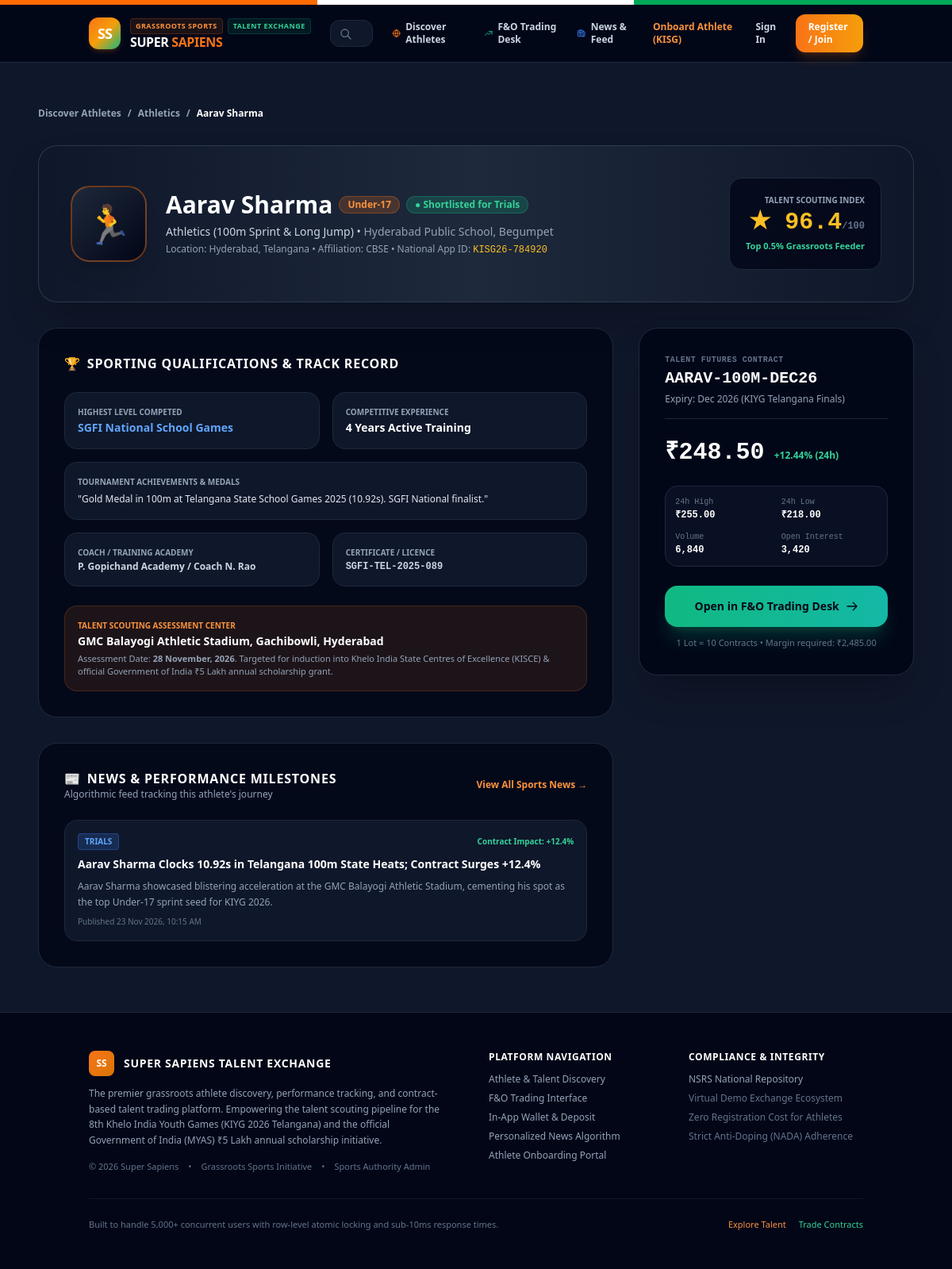
Page /athlete_profile.php on the committed database.
### tables this page shows
CREATE TABLE `athlete_contracts` (
  `id` INT UNSIGNED NOT NULL AUTO_INCREMENT,
  `athlete_id` INT UNSIGNED NOT NULL,
  `ticker` VARCHAR(24) NOT NULL COMMENT 'e.g. AARAV-100M-DEC26',
  `contract_title` VARCHAR(120) NOT NULL,
  `current_price` DECIMAL(10,2) NOT NULL DEFAULT 100.00,
  `previous_close` DECIMAL(10,2) NOT NULL DEFAULT 95.00,
  `high_24h` DECIMAL(10,2) NOT NULL DEFAULT 112.00,
  `low_24h` DECIMAL(10,2) NOT NULL DEFAULT 91.00,
  `volume_contracts` INT UNSIGNED NOT NULL DEFAULT 2400,
  `open_interest` INT UNSIGNED NOT NULL DEFAULT 1500,
  `contract_expiry` DATE NOT NULL,
  `lot_size` SMALLINT UNSIGNED NOT NULL DEFAULT 10,
  `status` ENUM('ACTIVE', 'HALTED', 'EXPIRED') DEFAULT 'ACTIVE',
  PRIMARY KEY (`id`),
  UNIQUE KEY `uk_ticker` (`ticker`),
  KEY `idx_athlete_contract` (`athlete_id`),
  CONSTRAINT `fk_contract_athlete` FOREIGN KEY (`athlete_id`) REFERENCES `athletes` (`id`) ON DELETE CASCADE
);

CREATE TABLE `athletes` (
  `id` INT UNSIGNED NOT NULL AUTO_INCREMENT,
  `application_id` VARCHAR(32) NOT NULL,
  `full_name` VARCHAR(120) NOT NULL,
  `dob` DATE NOT NULL,
  `gender` ENUM('Male', 'Female', 'Other') NOT NULL,
  `category` ENUM('General', 'OBC', 'SC', 'ST', 'EWS') DEFAULT 'General',
  `aadhaar_hash` CHAR(64) NOT NULL,
  `guardian_name` VARCHAR(120) NOT NULL,
  `phone` VARCHAR(20) NOT NULL,
  `email` VARCHAR(120) NOT NULL,
  `state` VARCHAR(80) NOT NULL,
  `district` VARCHAR(80) NOT NULL,
  `school_name` VARCHAR(200) NOT NULL,
  `board` VARCHAR(50) NOT NULL,
  `age_category` ENUM('Under-14', 'Under-17', 'Under-21') NOT NULL,
  `sport_discipline` VARCHAR(80) NOT NULL,
  `sub_event` VARCHAR(120) NOT NULL,
  `playing_experience` TINYINT UNSIGNED DEFAULT 1,
  `qualification_level` VARCHAR(80) NOT NULL,
  `achievement_details` TEXT DEFAULT NULL,
  `coach_name` VARCHAR(120) DEFAULT NULL,
  `coach_phone` VARCHAR(20) DEFAULT NULL,
  `certificate_no` VARCHAR(80) DEFAULT NULL,
  `status` ENUM('Under Review', 'Verified', 'Shortlisted for Trials', 'Selected for Scholarship', 'Rejected') DEFAULT 'Under Review',
  `trial_venue` VARCHAR(180) DEFAULT NULL,
  `trial_date` DATE DEFAULT NULL,
  `talent_score` DECIMAL(4,1) DEFAULT 88.5,
  `avatar_icon` VARCHAR(10) DEFAULT '🏃',
  `created_at` TIMESTAMP NOT NULL DEFAULT CURRENT_TIMESTAMP,
  `updated_at` TIMESTAMP NOT NULL DEFAULT CURRENT_TIMESTAMP ON UPDATE CURRENT_TIMESTAMP,
  PRIMARY KEY (`id`),
  UNIQUE KEY `uk_application_id` (`application_id`),
  UNIQUE KEY `uk_aadhaar_hash` (`aadhaar_hash`),
  KEY `idx_sport_discipline` (`sport_discipline`),
  KEY `idx_state_district` (`state`, `district`),
  KEY `idx_status` (`status`),
  KEY `idx_phone_dob` (`phone`, `dob`)
);

CREATE TABLE `news_feed` (
  `id` INT UNSIGNED NOT NULL AUTO_INCREMENT,
  `athlete_id` INT UNSIGNED DEFAULT NULL,
  `title` VARCHAR(255) NOT NULL,
  `summary` TEXT NOT NULL,
  `category` VARCHAR(50) NOT NULL COMMENT 'Trials, Medal, KISCE, Scouting, Record',
  `sentiment` ENUM('BULLISH', 'NEUTRAL', 'BEARISH') DEFAULT 'BULLISH',
  `impact_pct` DECIMAL(4,1) DEFAULT 5.0,
  `published_at` TIMESTAMP NOT NULL DEFAULT CURRENT_TIMESTAMP,
  PRIMARY KEY (`id`),
  KEY `idx_news_athlete` (`athlete_id`),
  KEY `idx_news_published` (`published_at`)
);

### athlete_profile.php (the view, shortened to what this page needs)
<?php
require_once __DIR__ . '/config.php';
$id = (int)($_GET['id'] ?? 1);
try {
    $stmt = $pdo->prepare("
        SELECT a.*, c.id as contract_id, c.ticker, c.current_price, c.previous_close, c.high_24h, c.low_24h, c.volume_contracts, c.open_interest, c.lot_size,
               ((c.current_price - c.previous_close) / c.previous_close * 100) as pct_change
        FROM athletes a
        LEFT JOIN athlete_contracts c ON a.id = c.athlete_id
        WHERE a.id = :id
        LIMIT 1
    ");
    $stmt->execute([':id' => $id]);
    $athlete = $stmt->fetch();
    $stmt_news = $pdo->prepare("SELECT * FROM news_feed WHERE athlete_id = :aid ORDER BY id DESC LIMIT 5");
    $stmt_news->execute([':aid' => $id]);
    $news_items = $stmt_news->fetchAll();
} catch (Exception $e) {
    header('Location: discover.php');
    exit;
}
$pct = (float)($athlete['pct_change'] ?? 0);
$price = (float)($athlete['current_price'] ?? 100);
require_once __DIR__ . '/includes/header.php';
?>
<main class="py-10 sm:py-14 flex-1">
  <div class="container mx-auto px-4 sm:px-6 max-w-6xl space-y-8">
    <div class="flex items-center gap-2 text-xs text-slate-400 font-semibold">
      <a href="discover.php" class="hover:text-white transition">Discover Athletes</a>
      <span>/</span>
      <span><?php echo htmlspecialchars($athlete['sport_discipline']); ?></span>
      <span>/</span>
      <span class="text-white"><?php echo htmlspecialchars($athlete['full_name']); ?></span>
    </div>
    <div class="bg-gradient-to-r from-slate-900 via-slate-800 to-slate-900 rounded-3xl p-6 sm:p-10 border border-slate-700/80 shadow-2xl relative overflow-hidden">
      <div class="flex flex-col lg:flex-row items-start lg:items-center justify-between gap-6 relative z-10">
        <div class="flex items-center gap-6">
          <div class="w-24 h-24 rounded-3xl bg-gradient-to-br from-slate-800 to-slate-950 border-2 border-orange-500/40 flex items-center justify-center text-5xl shadow-xl shrink-0">
            <?php echo $athlete['avatar_icon'] ?: '🏃'; ?>
          </div>
          <div>
            <div class="flex flex-wrap items-center gap-2 mb-1.5">
              <h2 class="text-3xl font-black text-white"><?php echo htmlspecialchars($athlete['full_name']); ?></h2>
              <span class="px-2.5 py-0.5 rounded-full text-xs font-bold bg-orange-500/20 text-orange-400 border border-orange-500/30">
                <?php echo htmlspecialchars($athlete['age_category']); ?>
              </span>
              <span class="px-2.5 py-0.5 rounded-full text-xs font-bold bg-emerald-500/20 text-emerald-400 border border-emerald-500/30">
                ● <?php echo htmlspecialchars($athlete['status']); ?>
              </span>
            </div>
            <p class="text-sm text-slate-300 font-medium">
              <?php echo htmlspecialchars($athlete['sport_discipline']); ?> (<?php echo htmlspecialchars($athlete['sub_event']); ?>) •
              <span class="text-slate-400"><?php echo htmlspecialchars($athlete['school_name']); ?></span>
            </p>
            <p class="text-xs text-slate-400 mt-1">
              Location: <?php echo htmlspecialchars($athlete['district']); ?>, <?php echo htmlspecialchars($athlete['state']); ?> •
              Affiliation: <?php echo htmlspecialchars($athlete['board']); ?> •
              National App ID: <span class="font-mono text-amber-400"><?php echo htmlspecialchars($athlete['application_id']); ?></span>
            </p>
          </div>
        </div>
        <div class="bg-slate-950/80 p-5 rounded-2xl border border-slate-800 text-right shrink-0">
          <span class="text-[10px] font-bold uppercase text-slate-400 block">Talent Scouting Index</span>
          <div class="text-3xl font-black text-amber-400 font-mono mt-0.5">
            ★ <?php echo number_format($athlete['talent_score'], 1); ?><span class="text-xs text-slate-500">/100</span>
          </div>
          <span class="text-[11px] text-emerald-400 font-semibold block mt-1">
            Top 0.5% Grassroots Feeder
          </span>
        </div>
      </div>
    </div>
    <div class="grid grid-cols-1 lg:grid-cols-3 gap-8">
      <div class="lg:col-span-2 space-y-8">
        <div class="bg-slate-950/80 rounded-3xl border border-slate-800 p-6 sm:p-8 space-y-6">
          <h3 class="text-base font-black text-white uppercase tracking-wider flex items-center gap-2">
            <span>🏆</span> Sporting Qualifications & Track Record
          </h3>
          <div class="grid grid-cols-1 sm:grid-cols-2 gap-4 text-xs">
            <div class="p-4 rounded-2xl bg-slate-900 border border-slate-800">
              <span class="text-[10px] uppercase font-bold text-slate-400 block">Highest Level Competed</span>
              <span class="text-sm font-bold text-blue-400 mt-0.5 block"><?php echo htmlspecialchars($athlete['qualification_level']); ?></span>
            </div>
            <div class="p-4 rounded-2xl bg-slate-900 border border-slate-800">
              <span class="text-[10px] uppercase font-bold text-slate-400 block">Competitive Experience</span>
              <span class="text-sm font-bold text-white mt-0.5 block"><?php echo (int)$athlete['playing_experience']; ?> Years Active Training</span>
            </div>
            <div class="sm:col-span-2 p-4 rounded-2xl bg-slate-900 border border-slate-800">
              <span class="text-[10px] uppercase font-bold text-slate-400 block">Tournament Achievements & Medals</span>
              <p class="text-slate-200 mt-1 leading-relaxed font-medium">
                "<?php echo nl2br(htmlspecialchars($athlete['achievement_details'])); ?>"
              </p>
            </div>
            <div class="p-4 rounded-2xl bg-slate-900 border border-slate-800">
              <span class="text-[10px] uppercase font-bold text-slate-400 block">Coach / Training Academy</span>
              <span class="text-xs font-bold text-slate-300 mt-0.5 block"><?php echo htmlspecialchars($athlete['coach_name'] ?? 'Self'); ?></span>
            </div>
            <div class="p-4 rounded-2xl bg-slate-900 border border-slate-800">
              <span class="text-[10px] uppercase font-bold text-slate-400 block">Certificate / Licence</span>
              <span class="text-xs font-mono font-bold text-slate-300 mt-0.5 block"><?php echo htmlspecialchars($athlete['certificate_no'] ?? 'N/A'); ?></span>
            </div>
          </div>
          <div class="p-4 rounded-2xl bg-orange-500/10 border border-orange-500/20 text-xs">
            <span class="text-[10px] font-bold uppercase text-orange-400 block">Talent Scouting Assessment Center</span>
            <p class="text-white font-bold text-sm mt-0.5"><?php echo htmlspecialchars($athlete['trial_venue']); ?></p>
            <p class="text-slate-400 text-[11px] mt-1">
              Assessment Date: <strong><?php echo date('d F, Y', strtotime($athlete['trial_date'])); ?></strong>.
              Targeted for induction into Khelo India State Centres of Excellence (KISCE) & official Government of India ₹5 Lakh annual scholarship grant.
            </p>
          </div>
        </div>
        <div class="bg-slate-950/80 rounded-3xl border border-slate-800 p-6 sm:p-8 space-y-6">
          <div class="flex items-center justify-between">
            <div>
              <h3 class="text-base font-black text-white uppercase tracking-wider flex items-center gap-2">
                <span>📰</span> News & Performance Milestones
              </h3>
              <p class="text-xs text-slate-400">Algorithmic feed tracking this athlete's journey</p>
            </div>
            <a href="news.php" class="text-xs font-bold text-orange-400 hover:text-orange-300">View All Sports News →</a>
          </div>
          <?php if (empty($news_items)): ?>
            <div class="p-6 text-center text-slate-500 text-xs">
              No recent news updates published for this athlete. Check back after upcoming trial heats!
            </div>
          <?php else: ?>
            <div class="space-y-4">
              <?php foreach ($news_items as $item): ?>
                <div class="p-4 rounded-2xl bg-slate-900 border border-slate-800 space-y-2 hover:border-slate-700 transition">
                  <div class="flex items-center justify-between gap-2">
                    <span class="text-[10px] font-bold uppercase px-2 py-0.5 rounded bg-blue-500/20 text-blue-400 border border-blue-500/30">
                      <?php echo htmlspecialchars($item['category']); ?>
                    </span>
                    <span class="text-[10px] font-bold <?php echo ($item['impact_pct'] >= 0) ? 'text-emerald-400' : 'text-red-400'; ?>">
                      Contract Impact: <?php echo ($item['impact_pct'] >= 0 ? '+' : '') . number_format($item['impact_pct'], 1); ?>%
                    </span>
                  </div>
                  <h4 class="text-sm font-black text-white"><?php echo htmlspecialchars($item['title']); ?></h4>
                  <p class="text-xs text-slate-400 leading-relaxed"><?php echo htmlspecialchars($item['summary']); ?></p>
                  <span class="text-[10px] text-slate-500 block">Published <?php echo date('d M Y, h:i A', strtotime($item['published_at'])); ?></span>
                </div>
              <?php endforeach; ?>
            </div>
          <?php endif; ?>
        </div>
      </div>
      <div class="space-y-6">
        <?php if (!empty($athlete['ticker'])): ?>
          <div class="bg-slate-950/90 rounded-3xl border border-slate-800 p-6 sm:p-8 space-y-6 shadow-2xl sticky top-24">
            <div class="border-b border-slate-800 pb-4">
              <span class="text-[10px] uppercase font-bold text-slate-500 tracking-wider block font-mono">TALENT FUTURES CONTRACT</span>
              <h3 class="text-xl font-black text-white font-mono mt-0.5"><?php echo htmlspecialchars($athlete['ticker']); ?></h3>
              <p class="text-xs text-slate-400 mt-1">Expiry: Dec 2026 (KIYG Telangana Finals)</p>
            </div>
            <div class="flex items-baseline justify-between">
              <div>
                <span class="text-3xl font-black text-white font-mono">₹<?php echo number_format($price, 2); ?></span>
                <span class="text-xs font-bold ml-2 <?php echo ($pct >= 0) ? 'text-emerald-400' : 'text-red-400'; ?>">
                  <?php echo ($pct >= 0 ? '+' : '') . number_format($pct, 2); ?>% (24h)
                </span>
              </div>
            </div>
            <div class="grid grid-cols-2 gap-3 text-xs bg-slate-900/60 p-3 rounded-2xl border border-slate-800 font-mono">
              <div>
                <span class="text-[10px] text-slate-500 block">24h High</span>
                <span class="text-white font-bold">₹<?php echo number_format($athlete['high_24h'], 2); ?></span>
              </div>
              <div>
                <span class="text-[10px] text-slate-500 block">24h Low</span>
                <span class="text-white font-bold">₹<?php echo number_format($athlete['low_24h'], 2); ?></span>
              </div>
              <div>
                <span class="text-[10px] text-slate-500 block">Volume</span>
                <span class="text-white font-bold"><?php echo number_format($athlete['volume_contracts']); ?></span>
              </div>
              <div>
                <span class="text-[10px] text-slate-500 block">Open Interest</span>
                <span class="text-white font-bold"><?php echo number_format($athlete['open_interest']); ?></span>
              </div>
            </div>
            <div class="space-y-3">
              <a href="trading.php?ticker=<?php echo urlencode($athlete['ticker']); ?>" class="w-full py-4 bg-gradient-to-r from-emerald-500 to-teal-500 hover:from-emerald-600 hover:to-teal-600 text-slate-950 font-black text-sm rounded-2xl shadow-xl shadow-emerald-500/20 transition flex items-center justify-center gap-2">
                <span>Open in F&O Trading Desk</span>
                <svg class="w-4 h-4" fill="none" stroke="currentColor" viewBox="0 0 24 24"><path stroke-linecap="round" stroke-linejoin="round" stroke-width="2" d="M14 5l7 7m0 0l-7 7m7-7H3"></path></svg>
              </a>
              <p class="text-[11px] text-slate-500 text-center">
                1 Lot = <?php echo (int)$athlete['lot_size']; ?> Contracts • Margin required: ₹<?php echo number_format($price * (int)$athlete['lot_size'], 2); ?>
              </p>
            </div>
          </div>
        <?php endif; ?>
      </div>
    </div>
  </div>
</main>
<?php require_once __DIR__ . '/includes/footer.php'; ?>

### assets/css/style.css (style rules this page uses)
:root { --color-primary: #FF6B00; --color-primary-dark: #E05300; --color-primary-light: #FFF2E8; --color-secondary: #00A859; --color-navy: #0F172A; --color-navy-dark: #070B14; --color-navy-card: #1E293B; --color-gold: #F59E0B; --color-blue-accent: #2563EB; --color-bg-light: #F8FAFC; --color-text-main: #0F172A; --color-text-muted: #64748B; --font-family: 'Inter', -apple-system, BlinkMacSystemFont, 'Segoe UI', Roboto, sans-serif; }
* { box-sizing: border-box; margin: 0; padding: 0; }
body { font-family: var(--font-family); background-color: var(--color-bg-light); color: var(--color-text-main); line-height: 1.6; -webkit-font-smoothing: antialiased; overflow-x: hidden; }
.container { width: 100%; max-width: 1240px; margin-left: auto; margin-right: auto; padding-left: 1.25rem; padding-right: 1.25rem; }

### rows in the picture
athlete_contracts: athlete.sport_discipline "Athletics", athlete.full_name "Aarav Sharma", athlete.avatar_icon "🏃", athlete.age_category "Under-17", athlete.status "Shortlisted for Trials", athlete.sub_event "100m Sprint & Long Jump", athlete.school_name "Hyderabad Public School, Begumpet", athlete.district "Hyderabad", athlete.state "Telangana", athlete.board "CBSE", athlete.application_id "KISG26-784920", athlete.talent_score "96.4", athlete.qualification_level "SGFI National School Games", athlete.playing_experience "4", athlete.achievement_details "Gold Medal in 100m at Telangana State School Games 2025 (10.92s). SGFI National finalist.", athlete.coach_name "P. Gopichand Academy / Coach N. Rao", athlete.certificate_no "SGFI-TEL-2025-089", athlete.trial_venue "GMC Balayogi Athletic Stadium, Gachibowli, Hyderabad", athlete.trial_date "28 November, 2026", ticker "AARAV-100M-DEC26", current_price "248.50", high_24h "255.00", low_24h "218.00", volume_contracts "6,840", open_interest "3,420", lot_size "10", $price * (int)$athlete['lot_size'] "2,485.00"
news_feed: category "TRIALS", impact_pct "12.4", title "Aarav Sharma Clocks 10.92s in Telangana 100m State Heats; Contract Surges +12.4%", summary "Aarav Sharma showcased blistering acceleration at the GMC Balayogi Athletic Stadium, cementing his spot as the top Under-17 sprint seed for KIYG 2026.", published_at "23 Nov 2026, 10:15 AM"

### other values in the picture
$pct "12.44"
